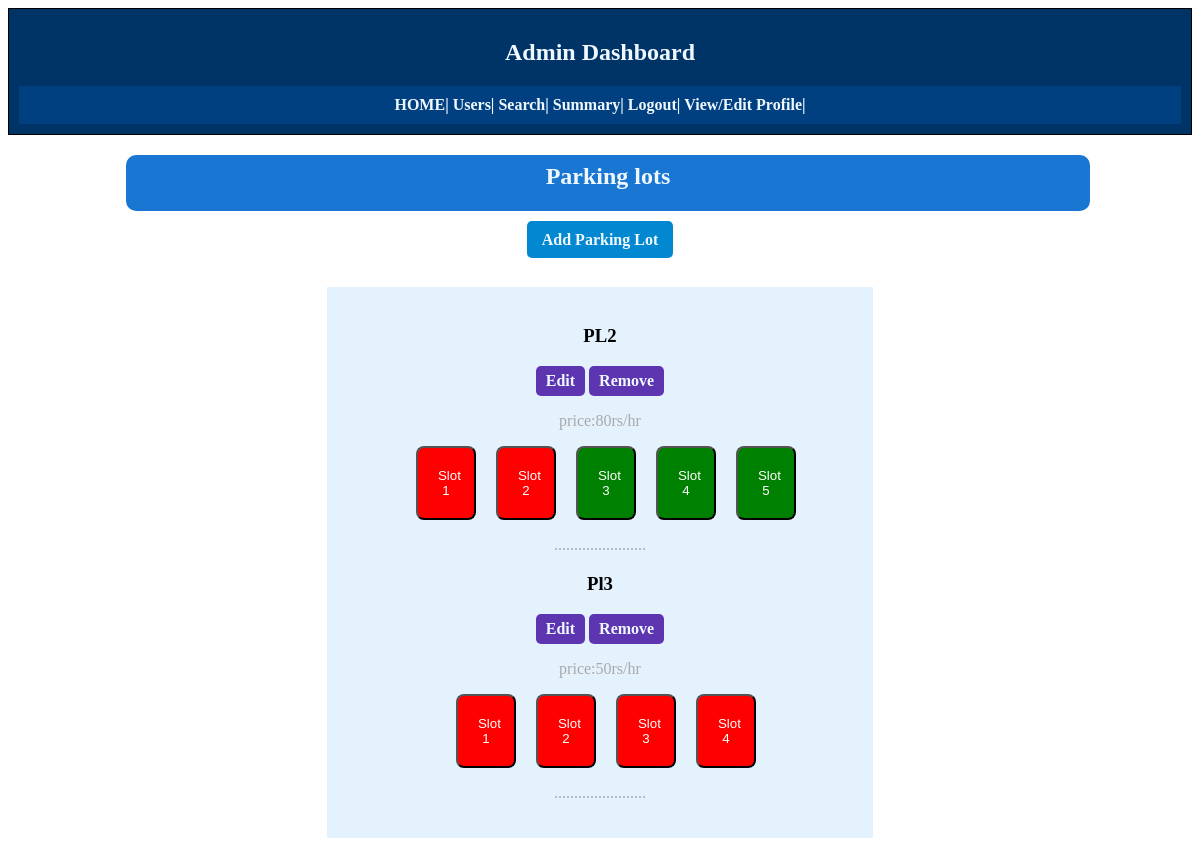
The page /adashboard/profile on the database its author committed.
### vehicle-parking-app-v1-main/models/lots.py (models this page shows)
class Lots1(db.Model):
    id=db.Column(db.Integer, primary_key=True)
    prime_location=db.Column(db.String(50), nullable=False)
    price=db.Column(db.Integer, nullable=False)
    status=db.Column(db.Integer,nullable=False)
    address=db.Column(db.String(100), nullable=False)
    pin_code=db.Column(db.String(10), nullable=False)
    max_slots=db.Column(db.Integer, nullable=False)
    name=db.Column(db.String(50), nullable=False)

### vehicle-parking-app-v1-main/controllers/adashboard.py (the view)
@adashboard_bp.route('/profile', methods=['GET', 'POST'])
def profile():
    x=ReserveParkSpot.query.all()
    lots=Lots1.query.all()
    r=ReserveParkSpot.query.all()
    return render_template("admin_dash.html", lots=lots, spots=x,slot=r,delsp=delsp,booked=booked)

### vehicle-parking-app-v1-main/controllers/adashboard.py (called while the page is built)
def delsp(a,b):
    k=str(a)+str(b)
    d=Dels.query.filter(Dels.spot_id==k).first()
    if d:
        return True
    return False

def booked(r):
    p=ReserveParkSpot.query.filter(ReserveParkSpot.spot_id==r).order_by(ReserveParkSpot.id.desc()).first()
    if p==None or p.Action=="released out":
        return True
    return False

### vehicle-parking-app-v1-main/templates/admin_dash.html (shortened to what this page needs)
<!DOCTYPE
<html lang="en">
<head>
    <link rel="stylesheet" href="/static/s4.css">
</head>
<body><nav id="a1">
    <div><center><h1>Admin Dashboard</h1></center></div>
    <div id="a2">
        <label><a href="/adashboard/profile">HOME|</a></label>
        <label><a href="/adashboard/users">Users|</a></label>
        <label><a href="/adashboard/Search">Search|</a></label>
        <label><a href="/adashboard/summary">Summary|</a></label>
        <label><a href="/admin/login">Logout|</a></label>
        <label><a href="/adashboard/editprofile">View/Edit Profile|</a></label></nav>
    <h2><center>Parking lots</center></h2>
    <center><a id="pl" href="/adashboard/addparkinglot">Add Parking Lot</a></center>
    <div id="main"><div id="lot">
    {% for j in lots %}
    <div class="lot">
    <h3>{{ j.name }}</h3>
    <center>
        <label><a id="ss" href="/adashboard/{{ j.id }}/editlot">Edit</a></label>
        <label><a id='ss'href="/adashboard/{{ j.id }}/remove">Remove</a></label></center>
        <p> price:{{ j.price }}rs/hr</p>
        <div id="slot">
            {% for i in range(1,j.max_slots+1) %}
            {% set spot_id=j.id|string+i|string %}
            {% if not delsp(j.id,i) %}
            {% if not booked(spot_id) %}
        <a href="/adashboard/{{ j.id }}{{ i }}/viewsp"><button style="background-color: red; color: white;">Slot {{ i }}</button></a>
            {% else %}
        <a href="/adashboard/{{ j.id }}{{ i }}/viewsp"><button style="background-color: green; color: white;">Slot {{ i }}</button></a>
            {% endif %}
        {% endif %}
{% endfor %}
        </div>
        <p >.......................</p>
    </div>
    {% endfor %}
    </div>
</body>
</html>

### vehicle-parking-app-v1-main/static/s4.css (style rules this page uses)
h2,h3 { text-align:center; }
#a1 { text-align:center; padding:10px; background-color:rgb(0, 51, 102); color:aliceblue; border:1px solid black; }
#a2 { text-align:center; padding:10px; background-color:rgb(0, 64, 128); color:aliceblue; }
#main { display:flex; justify-content:space-around; flex-wrap: wrap; padding:30px; }
#lot { background-color:rgb(227, 242, 253); padding: 20px; width: 45%; margin: 8px; }
button { background-color:rgb(31, 172, 36); border-radius:8px; padding:20px; width:60px; margin-left:10%; }
h2 { border-radius:10px; background-color:rgb(25, 118, 210); color:aliceblue; height:40px; padding:8px; width:80%; margin-left:10%; }
p { font-weight:500; text-align:center; color:darkgrey; }
#ss { background-color:rgb(94, 53, 177); padding:6px 10px; color:aliceblue; text-align:center; display:inline-block; border-radius:5px; }
#pl { background-color:rgb(2,136,209); color:aliceblue; padding:10px 15px; border-radius:5px; font-weight:bold; }
a { text-decoration:none; font-weight:bold; color:aliceblue; }
#slot { display:flex; justify-content: center; flex-wrap:wrap; gap:20px; }

### rows shown on the page
Lots1: name "PL2", price "80", i "1" "2", i "3" "4" "5"
Lots1: name "Pl3", price "50", i "1" "2" "3" "4"
